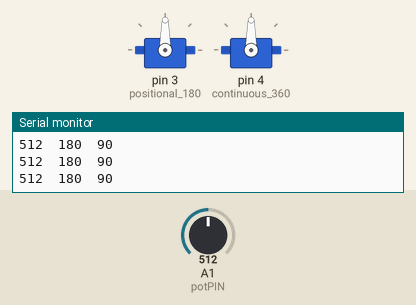
The sketch below on a simulated Arduino Uno, built with avr-gcc and run on an emulated ATmega328P. On the bench: 2 × servo, the last lines printed to the serial monitor. The inputs (shaded band) are chosen by the test bench; at power-on: A1 (potPIN) = 512.

Above: at 1.2 s.
1.3 s: A1 (potPIN) set to 561
At 2.0 s:
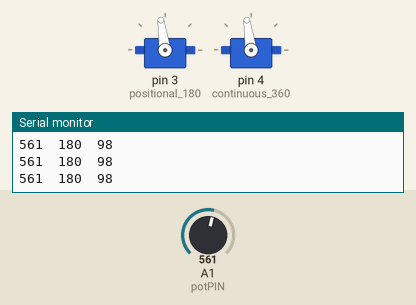
2.8 s: A1 (potPIN) set to 580
At 4.0 s:
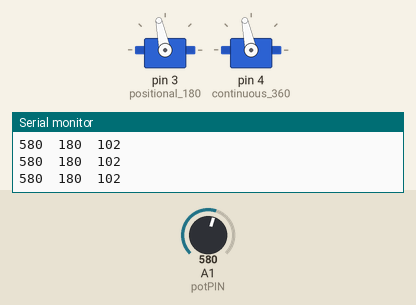
4.3 s: A1 (potPIN) set to 716
At 5.4 s:
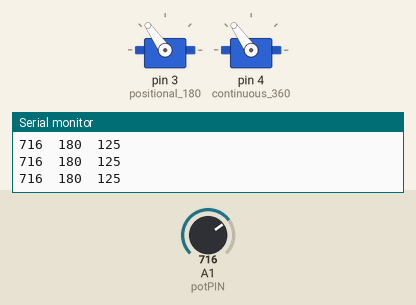
5.8 s: A1 (potPIN) set to 900
At 6.6 s:
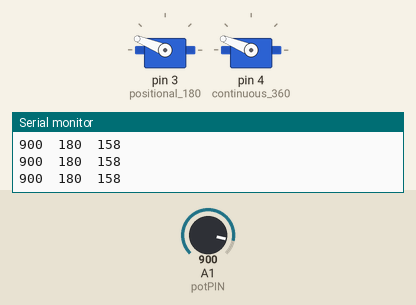
7.3 s: A1 (potPIN) set to 982
At 7.8 s:
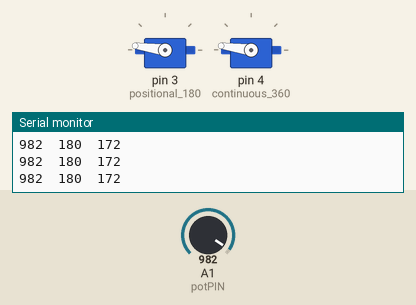
8.8 s: A1 (potPIN) set to 1008
At 10.2 s:
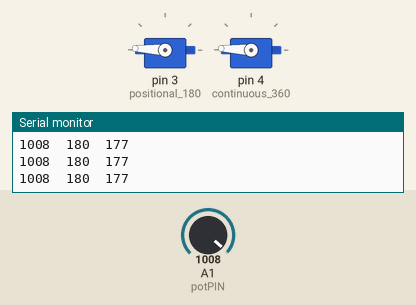
Timing chart, 0 to 11.3 s (numbered marks = the images above; inputs shaded):
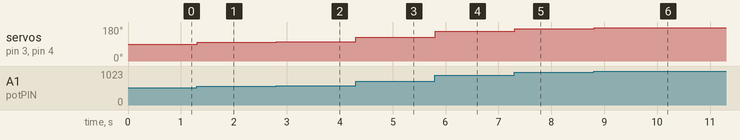

The sketch:

W08-03-servoControl_180_360.ino
```cpp
// continuous and postional servos

#include <Servo.h>

Servo positional_180;
Servo continuous_360;

int pos = 90;
int potPIN = A1;  // where is the potentiometer?

void setup()
{
  positional_180.attach(3);
  continuous_360.attach(4);
  pinMode( potPIN, INPUT);
  Serial.begin(9600);
}

void loop()
{
  // get POT value
  int pos = analogRead(potPIN);
  Serial.print(pos);   // raw number
  Serial.print("\t");  // tab

  // map the sensor to servos - output to plotter
  pos = map(pos, 0, 1023, 0, 180); // scale the input to servo out
     Serial.print(180); // force plotter to scale
     Serial.print("\t"); // for plotter use - scale
  Serial.println(pos); // input value mapped to angle

  // write to both servos !
  positional_180.write(pos); // mapped value as Angle
  continuous_360.write(pos);

  delay(15); // slow down a bit for plotter - could wrap it all in a timer
}
```

Measured:
- after the input at 1.3 s, servo on pin 3 (positional_180), servo on pin 4 (continuous_360): 90° → 98° at once
- after the input at 2.8 s, servo on pin 3 (positional_180), servo on pin 4 (continuous_360): 98° → 102° at once
- after the input at 4.3 s, servo on pin 3 (positional_180), servo on pin 4 (continuous_360): 102° → 125° at once
- after the input at 5.8 s, servo on pin 3 (positional_180), servo on pin 4 (continuous_360): 125° → 158° at once
- after the input at 7.3 s, servo on pin 3 (positional_180), servo on pin 4 (continuous_360): 158° → 172° at once
- after the input at 8.8 s, servo on pin 3 (positional_180), servo on pin 4 (continuous_360): 172° → 177° at once
